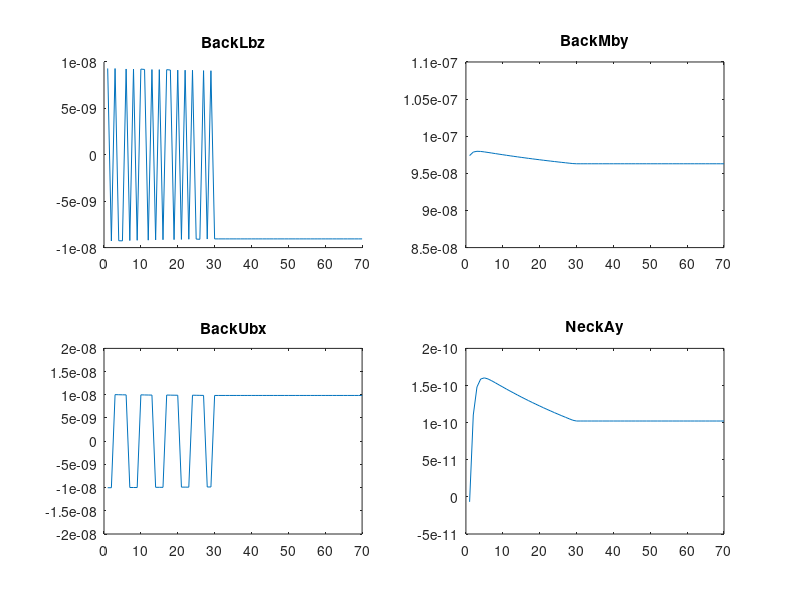
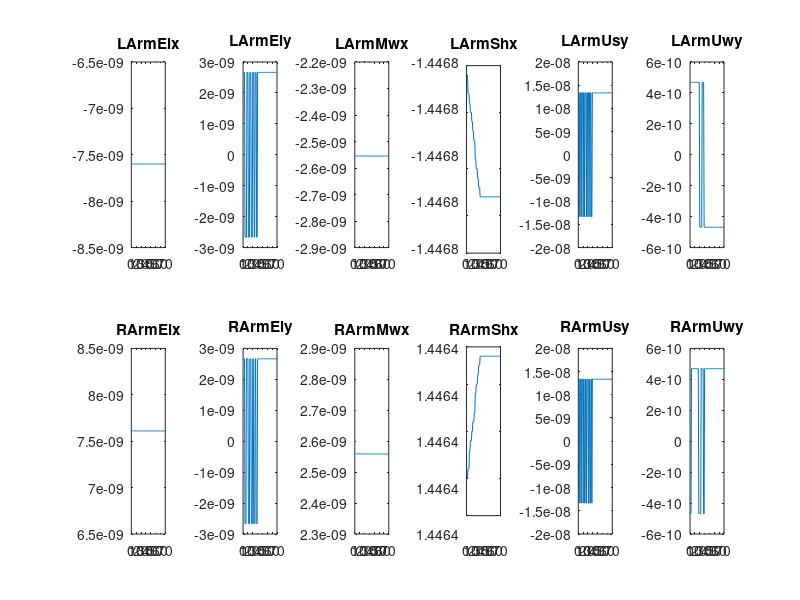
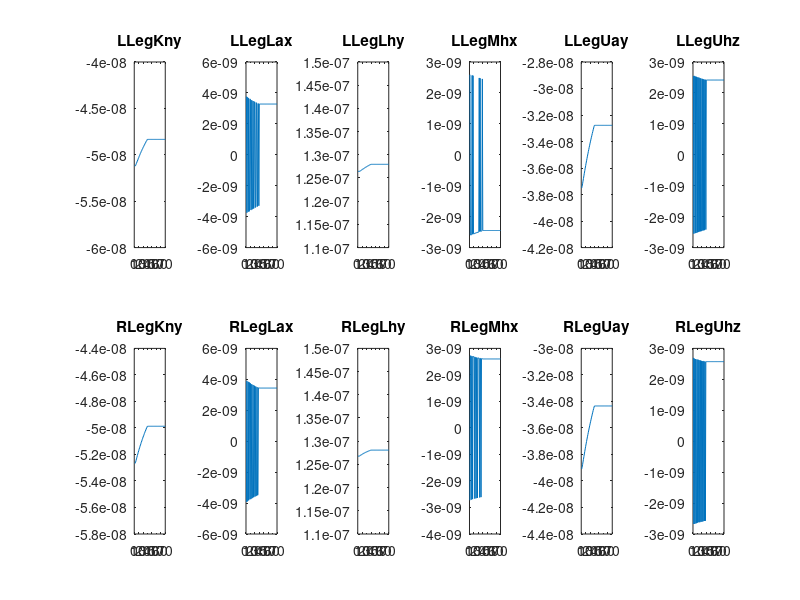

Source code (MATLAB) for these figures, in order:
clear all
clc
load('NOFORCE.mat')
size = size(BackLbz);
index = size(1);


% plot 3 back 1 neck
figure;
subplot(2,2,1)
for SAMPLE= 1:index
hold on
plot(BackLbz(SAMPLE,:))
end
title('BackLbz')
subplot(2,2,2)
for SAMPLE= 1:index
plot(BackMby(SAMPLE,:))
hold on
end
title('BackMby')
subplot(2,2,3)
for SAMPLE= 1:index
plot(BackUbx(SAMPLE,:))
hold on
end
title('BackUbx')
subplot(2,2,4)
for SAMPLE= 1:index
plot(NeckAy(SAMPLE,:))
hold on
end
title('NeckAy')

% plot 6 LArm 6 RArm
figure;
subplot(2,6,1)
for SAMPLE= 1:index
plot (LArmElx(SAMPLE,:))
hold on
end
title('LArmElx')
subplot(2,6,2)
for SAMPLE= 1:index
plot (LArmEly(SAMPLE,:))
hold on
end
title('LArmEly')
subplot(2,6,3)
for SAMPLE= 1:index
plot (LArmMwx(SAMPLE,:))
hold on
end
title('LArmMwx')
subplot(2,6,4)
for SAMPLE= 1:index
plot (LArmShx(SAMPLE,:))
hold on
end
title('LArmShx')
subplot(2,6,5)
for SAMPLE= 1:index
plot (LArmUsy(SAMPLE,:))
hold on
end
title('LArmUsy')
subplot(2,6,6)
for SAMPLE= 1:index
plot (LArmUwy(SAMPLE,:))
hold on
end
title('LArmUwy')
subplot(2,6,7)
for SAMPLE= 1:index
plot (RArmElx(SAMPLE,:))
hold on
end
title('RArmElx')
subplot(2,6,8)
for SAMPLE= 1:index
plot (RArmEly(SAMPLE,:))
hold on
end
title('RArmEly')
subplot(2,6,9)
for SAMPLE= 1:index
plot (RArmMwx(SAMPLE,:))
hold on
end
title('RArmMwx')
subplot(2,6,10)
for SAMPLE= 1:index
plot (RArmShx(SAMPLE,:))
hold on
end
title('RArmShx')
subplot(2,6,11)
for SAMPLE= 1:index
plot (RArmUsy(SAMPLE,:))
hold on
end
title('RArmUsy')
subplot(2,6,12)
for SAMPLE= 1:index
plot (RArmUwy(SAMPLE,:))
hold on
end
title('RArmUwy')

% plot 6 LLeg 6 RLeg
figure;
subplot(2,6,1)
for SAMPLE= 1:index
plot (LLegKny(SAMPLE,:))
hold on
end
title('LLegKny')
subplot(2,6,2)
for SAMPLE= 1:index
plot (LLegLax(SAMPLE,:))
hold on
end
title('LLegLax')
subplot(2,6,3)
for SAMPLE= 1:index
plot (LLegLhy(SAMPLE,:))
hold on
end
title('LLegLhy')
subplot(2,6,4)
for SAMPLE= 1:index
plot (LLegMhx(SAMPLE,:))
hold on
end
title('LLegMhx')
subplot(2,6,5)
for SAMPLE= 1:index
plot (LLegUay(SAMPLE,:))
hold on
end
title('LLegUay')
subplot(2,6,6)
for SAMPLE= 1:index
plot (LLegUhz(SAMPLE,:))
hold on
end
title('LLegUhz')
subplot(2,6,7)
for SAMPLE= 1:index
plot (RLegKny(SAMPLE,:))
hold on
end
title('RLegKny')
subplot(2,6,8)
for SAMPLE= 1:index
plot (RLegLax(SAMPLE,:))
hold on
end
title('RLegLax')
subplot(2,6,9)
for SAMPLE= 1:index
plot (RLegLhy(SAMPLE,:))
hold on
end
title('RLegLhy')
subplot(2,6,10)
for SAMPLE= 1:index
plot (RLegMhx(SAMPLE,:))
hold on
end
title('RLegMhx')
subplot(2,6,11)
for SAMPLE= 1:index
plot (RLegUay(SAMPLE,:))
hold on
end
title('RLegUay')
subplot(2,6,12)
for SAMPLE= 1:index
plot (RLegUhz(SAMPLE,:))
hold on
end
title('RLegUhz')
